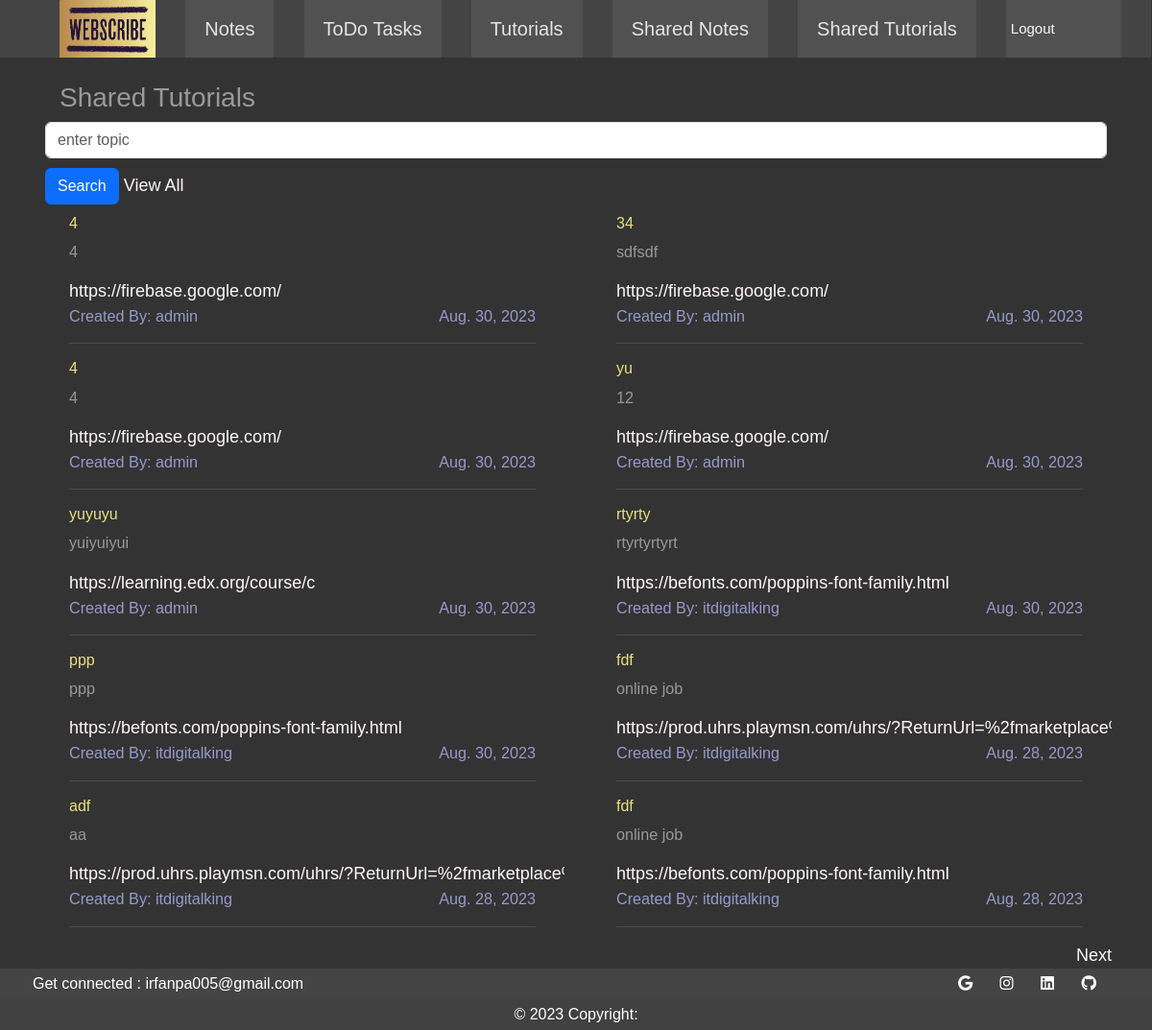
The app's page /shared_tutorials/peter/, older data.
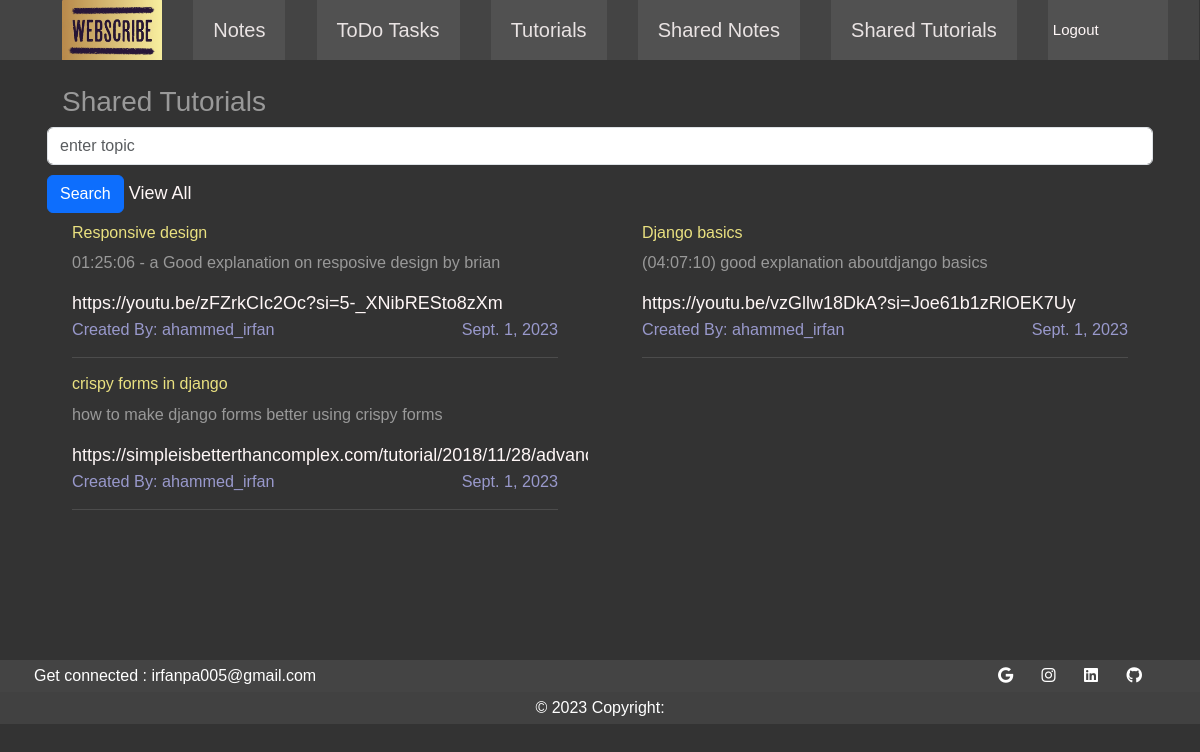
The same page, newer data.
### notes/models.py (models this page shows, shortened)
class Tutorial(models.Model):
    title = models.CharField(max_length=200)
    short_descr = models.CharField(max_length=200,blank=True)
    link = models.URLField()
    tutorial_owner = models.ForeignKey(User, on_delete=models.CASCADE, related_name='allTutorials')
    is_shared = models.BooleanField(default=False)
    created_at = models.DateField(default=timezone.now)

### userApp/models.py (models this page shows)
class User(AbstractUser):
    objects = CustomUserManager()
    def __str__(self):
        return self.username

### userApp/views.py (the view)
# urls.py: path('shared_tutorials/<str:userName>/',views.user_shared_tutorials, name="userSharedTutorials"),
def user_shared_tutorials(request,userName):
    search_keyword = request.POST.get('searchtuto','')
    if request.method =='POST':
        if search_keyword:
            tutorials = Tutorial.objects.filter(title__icontains = search_keyword).order_by('-created_at')
    else:
        tutorials = Tutorial.objects.filter(is_shared=True).order_by('-created_at')
    paginator_t = Paginator(tutorials,10)
    page_no_t = request.GET.get('page')
    single_page_tutorials = paginator_t.get_page(page_no_t)
    return render(request, 'usersharedtutorials.html',{'tutorials' :single_page_tutorials, 'search_keyword':search_keyword})

### templates/usersharedtutorials.html (shortened to what this page needs)
{% extends 'userbase.html' %}
{% load static %}
{% block extra_styles %}
    <link rel="stylesheet" href="{% static 'css/userindex.css' %}">
    <link rel="stylesheet" href="{% static 'css/style.css' %}">
{% endblock %}
{% block body %}
<main class="mx-auto">
    <div class="container">
        <h3 class="tm-media-body sh-tutorials">Shared Tutorials</h3>
        <div class="form-section">
            <form action="" method="POST">
                <input type="text" placeholder="enter topic" class="form-control" name="searchtuto" required>
                <input type="submit" value="Search" class="btn btn-primary">
                <a href="{% url 'userApp:userSharedTutorials' request.user %}">View All</a>
            </form>
        </div>
        <div class="row">
            {% if tutorials %}
            {% for tutorial in tutorials %}
            <div class="col-lg-6">
                <div class="tm-media-body-tut">
                    <h6><a href="#" class="tm-text-title">{{tutorial.title}}</a></h6>
                    <p class="tm-text-small">{{tutorial.short_descr}}</p>
                    <div class="content-iframe">
                        <a href="{{tutorial.link}}" target="_blank">{{tutorial.link}}</a>
                    </div>
                    <div class="tm-text-secondary tm-media-span tm-text-small">
                        <span class="tm-text-left">Created By: {{ tutorial.tutorial_owner }}</span>
                        <span class="tm-text-right">{{ tutorial.created_at }}</span>
                    </div>
                    <hr class="tm-hr tm-mr">
                </div>
            </div>
            {% endfor %}
            {% elif search_keyword %}
                <p>0 results found for '{{search_keyword}}'</p>
            {% endif %}
        </div>
    </div>
</main>
<div class="container">
    {% if tutorials.has_next %}
    <div class="tm-text-right">
        <a href="?page={{ tutorials.next_page_number }}" class="tm-btn tm-btn-next">Next</a>
    </div>
    {% endif %}
</div>
{% endblock %}

Row changes from the older to the newer data that the page shows:
removed Tutorial: title "4", short_descr "4", link "https://firebase.google.com/", tutorial_owner "admin", created_at "Aug. 30, 2023"
removed Tutorial: title "34", short_descr "sdfsdf", link "https://firebase.google.com/", tutorial_owner "admin", created_at "Aug. 30, 2023"
removed Tutorial: title "4", short_descr "4", link "https://firebase.google.com/", tutorial_owner "admin", created_at "Aug. 30, 2023"
removed Tutorial: title "yu", short_descr "12", link "https://firebase.google.com/", tutorial_owner "admin", created_at "Aug. 30, 2023"
removed Tutorial: title "yuyuyu", short_descr "yuiyuiyui", link "https://learning.edx.org/course/c", tutorial_owner "admin", created_at "Aug. 30, 2023"
removed Tutorial: title "rtyrty", short_descr "rtyrtyrtyrt", link "https://befonts.com/poppins-font-family.html", tutorial_owner "itdigitalking", created_at "Aug. 30, 2023"
removed Tutorial: title "ppp", short_descr "ppp", link "https://befonts.com/poppins-font-family.html", tutorial_owner "itdigitalking", created_at "Aug. 30, 2023"
removed Tutorial: title "fdf", short_descr "online job", link "https://prod.uhrs.playmsn.com/uhrs/?ReturnUrl=%2fmarke…", tutorial_owner "itdigitalking", created_at "Aug. 28, 2…"
removed Tutorial: title "adf", short_descr "aa", link "https://prod.uhrs.playmsn.com/uhrs/?ReturnUrl=%2fmarke…", tutorial_owner "itdigitalking", created_at "Aug. 28, 2…"
removed Tutorial: title "fdf", short_descr "online job", link "https://befonts.com/poppins-font-family.html", tutorial_owner "itdigitalking", created_at "Aug. 28, 2023"
added Tutorial: title "Responsive design", short_descr "01:25:06 - a Good explanation on resposive design by brian", link "https://youtu.be/zFZrkCIc2Oc?si=5-_XNibRESto8zXm", tutorial_owner "ahammed_irfan", created_at "Sept. 1, 2023"
added Tutorial: title "Django basics", short_descr "(04:07:10) good explanation aboutdjango basics", link "https://youtu.be/vzGllw18DkA?si=Joe61b1zRlOEK7Uy", tutorial_owner "ahammed_irfan", created_at "Sept. 1, 2023"
added Tutorial: title "crispy forms in django", short_descr "how to make django forms better using crispy forms", link "https://simpleisbetterthancomplex.com/tutorial/2018/11/28/…", tutorial_owner "ahammed_irfan", created_at "Sept. 1, 2…"
Text that changed along with them:
text no longer shown: "Next"
